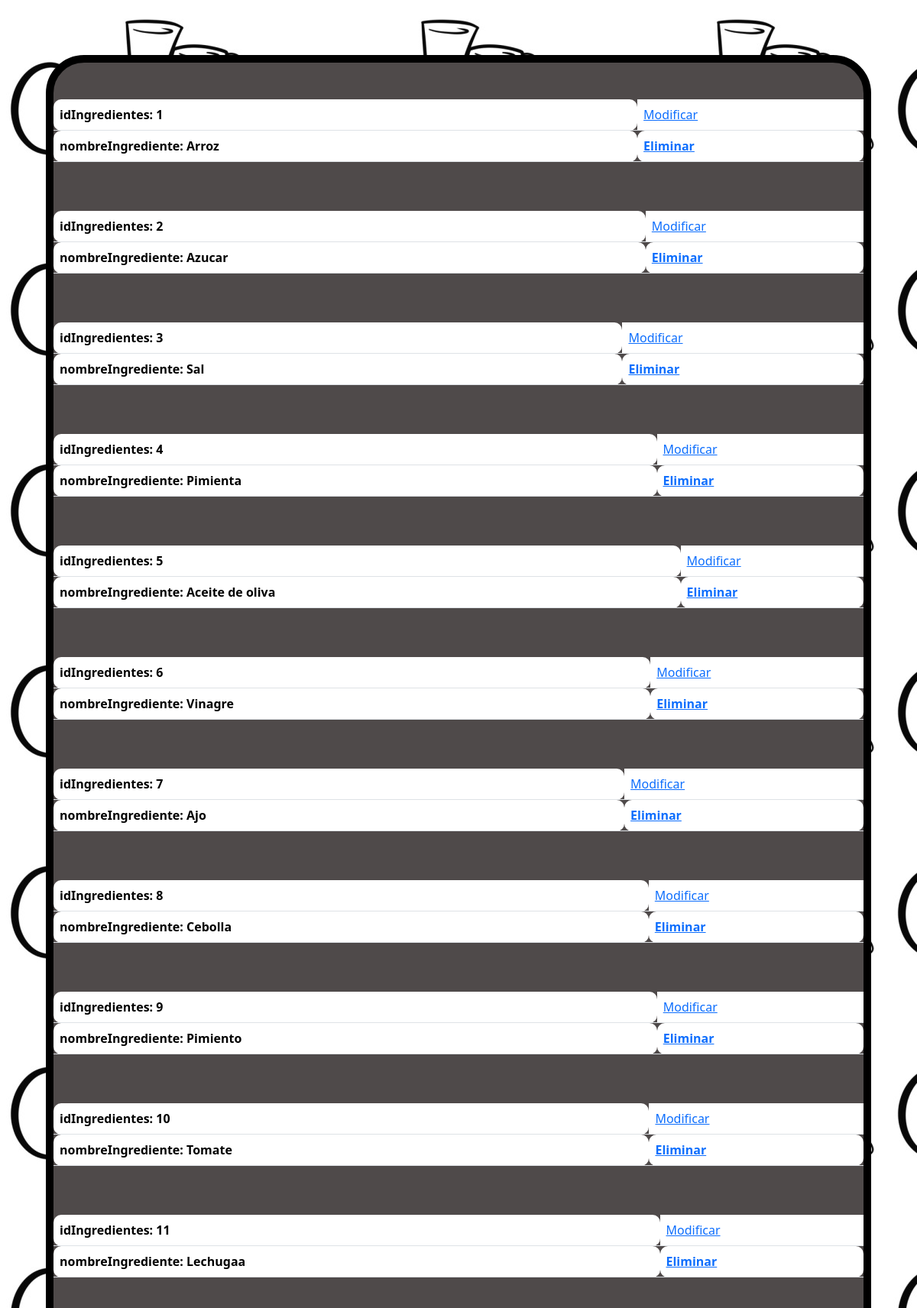
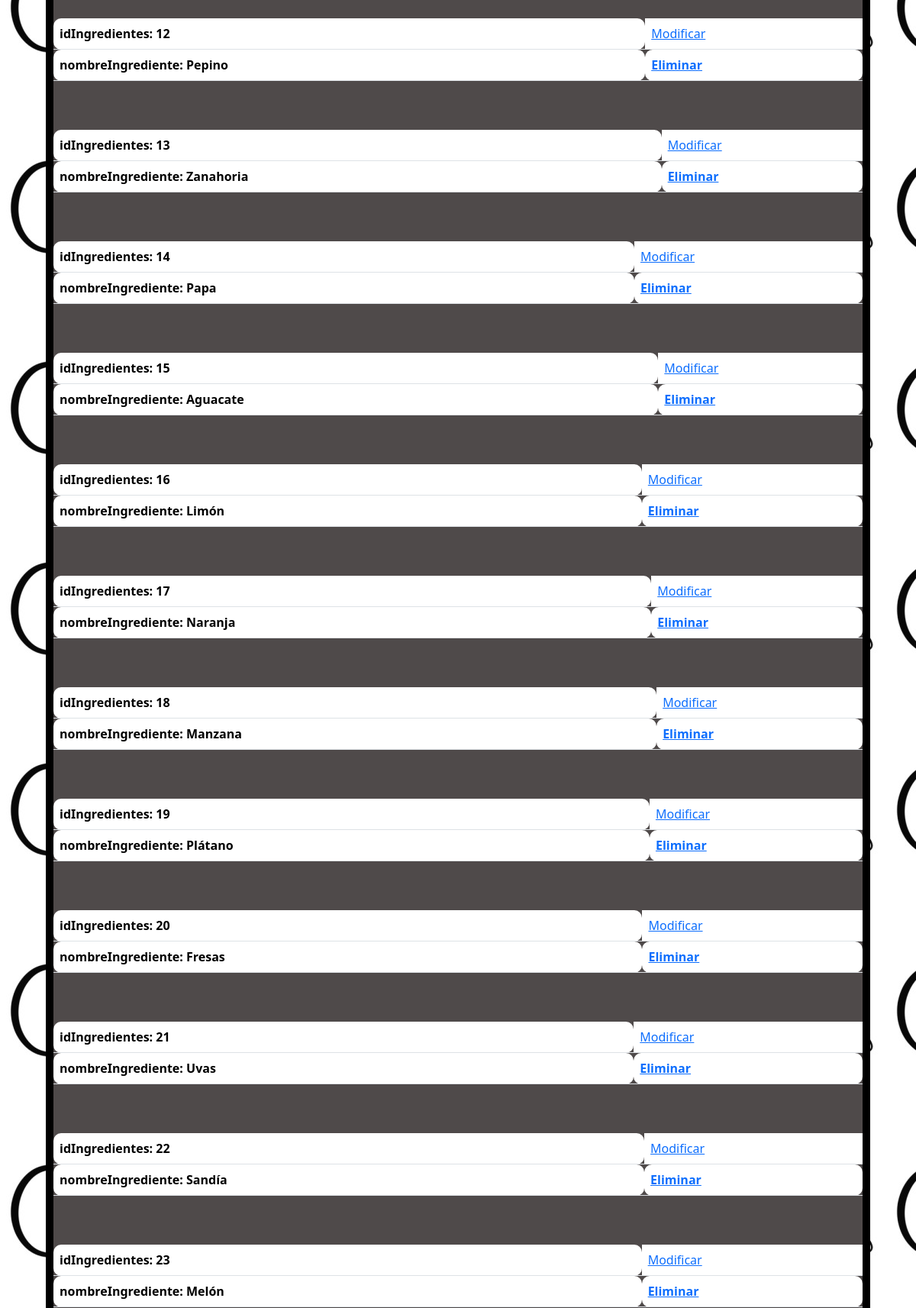
Page /proyect/chefcitov2/hola.php (upper part) on the committed database (2 pictures, top to bottom).
### tables this page shows
CREATE TABLE `ingredientes` (
  `idIngredientes` int(5) NOT NULL,
  `nombreIngrediente` varchar(45) NOT NULL
);

### proyect/chefcitov2/ingredientes/modiingre.php (the view, shortened to what this page needs)
<?php include_once("conexion.php");?>
<!DOCTYPE html>
<html lang="en">
<head>
    <link rel="stylesheet" href="style.css">
    <link href="https://cdn.jsdelivr.net/npm/bootstrap@5.3.1/dist/css/bootstrap.min.css" rel="stylesheet">
</head>
<body background="imagenes/chefcito.jpg" >
<div>
    <?php
if(isset($_POST['btnbuscar']))
{
    $buscar=$_POST['txtbuscar'];
    $querychefcito=mysqli_query($conn, "SELECT idIngredientes,nombreIngrediente FROM ingredientes WHERE idIngredientes  LIKE'".$buscar."%'");
}
else {
    $querychefcito=mysqli_query($conn, "SELECT idIngredientes,nombreIngrediente FROM ingredientes ");
}
while($mostrar=mysqli_fetch_array($querychefcito))
{
    echo"<table class='table'>";
    echo"<tr><th >idIngredientes: ".$mostrar['idIngredientes']."</th>";
    echo "<td style='width=26%'><a href=\"ingredientes/modiingredientes.php?idIngredientes=$mostrar[idIngredientes]\">Modificar</a>";
    echo"<br>";
    echo"</tr>";
    echo"<br>";
    echo"<th> nombreIngrediente: ".$mostrar['nombreIngrediente']."</th>";
    echo "<th><a href =\"ingredientes/eliingre.php?idIngredientes=$mostrar[idIngredientes]\"onClick=\"return confirm('¿Estas seguro de eliminar a $mostrar[idIngredientes]?')\">Eliminar</a></th>" ;
    echo"<br>";
    echo"</table>";
}
?>
</div>
</body>
</html>

### proyect/chefcitov2/style.css (style rules this page uses)
th { border-radius: 10px; }

### rows in the picture
ingredientes: idIngredientes "1", nombreIngrediente "Arroz"
ingredientes: idIngredientes "2", nombreIngrediente "Azucar"
ingredientes: idIngredientes "3", nombreIngrediente "Sal"
ingredientes: idIngredientes "4", nombreIngrediente "Pimienta"
ingredientes: idIngredientes "5", nombreIngrediente "Aceite de oliva"
ingredientes: idIngredientes "6", nombreIngrediente "Vinagre"
ingredientes: idIngredientes "7", nombreIngrediente "Ajo"
ingredientes: idIngredientes "8", nombreIngrediente "Cebolla"
ingredientes: idIngredientes "9", nombreIngrediente "Pimiento"
ingredientes: idIngredientes "10", nombreIngrediente "Tomate"
ingredientes: idIngredientes "11", nombreIngrediente "Lechugaa"
ingredientes: idIngredientes "12", nombreIngrediente "Pepino"
ingredientes: idIngredientes "13", nombreIngrediente "Zanahoria"
ingredientes: idIngredientes "14", nombreIngrediente "Papa"
ingredientes: idIngredientes "15", nombreIngrediente "Aguacate"
ingredientes: idIngredientes "16", nombreIngrediente "Limón"
ingredientes: idIngredientes "17", nombreIngrediente "Naranja"
ingredientes: idIngredientes "18", nombreIngrediente "Manzana"
ingredientes: idIngredientes "19", nombreIngrediente "Plátano"
ingredientes: idIngredientes "20", nombreIngrediente "Fresas"
ingredientes: idIngredientes "21", nombreIngrediente "Uvas"
ingredientes: idIngredientes "22", nombreIngrediente "Sandía"
ingredientes: idIngredientes "23", nombreIngrediente "Melón"
